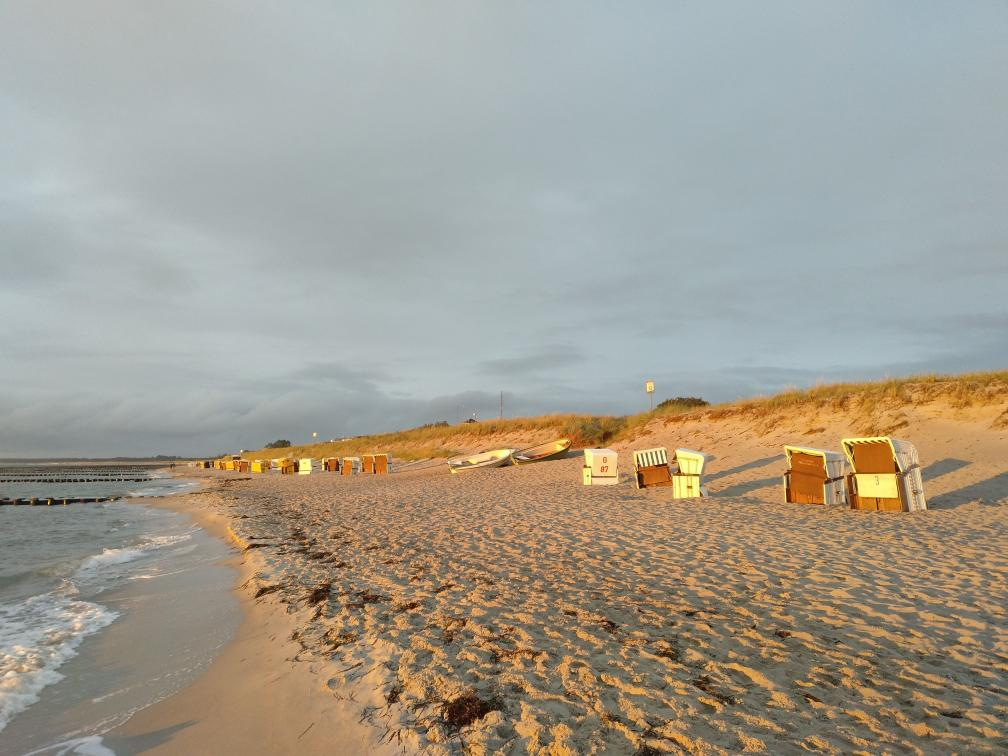
#> input picture Homework2/data/sea.jpg, 1008 x 756 px
$ jupyter execute Homework.ipynb
#> lines starting #> are read from the running program, lines starting #| are printed output that depends on the picture
# Prac 02
For this homework you will have to complete and implement the colour balancing for:
* Gray world algorithm
* Scale-by-max algorithm

You are free to use your own images. Experiment with more images and think about the effect each of the algorithms has on the resulting (balanced) image.

### Colour Balancing
In this notebook we will show different type of colour balancing making use of von Kries' hypothesis.

[cell 1]
import cv2
import numpy as np
from matplotlib import pyplot as plt
plt.rcParams['figure.figsize'] = [15, 5]

[cell 2]
img = cv2.imread('../data/sea.jpg')
#> img is the input picture: shape (756, 1008, 3); mean B, G, R 144.1, 156.8, 162.3
img = cv2.cvtColor(img, cv2.COLOR_BGR2RGB)
plt.imshow(img)

### White patch
In white patch algorithm we choose a group of pixels we know they should be white. We then scale the resulting image colour channels by this white patch.

[cell 3]
# Define white patch and the coefficients
row, col = 485, 864
white = img[row, col, :]
#> white = [252, 242, 127]
coeffs = 255.0/white
#> coeffs = [1.01, 1.05, 2.01]

# Apply white balancing and generate balanced image
balanced = np.zeros_like(img, dtype=np.float32)
for channel in range(3):
    balanced[..., channel] = img[..., channel] * coeffs[channel]
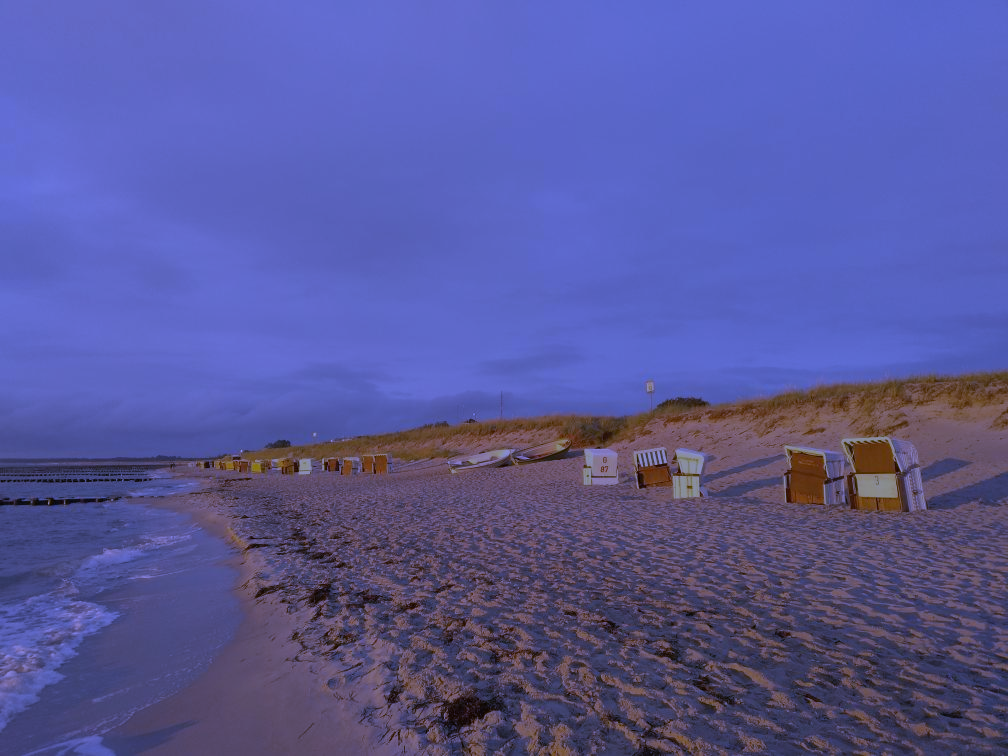
#> balanced: shape (756, 1008, 3) float32; mean R, G, B 164.2, 165.2, 289.2; drawn with min black and max white

# White patching does not guarantee that the dynamic range is preserved, images must be clipped.
balanced = balanced/255
balanced[balanced > 1] = 1
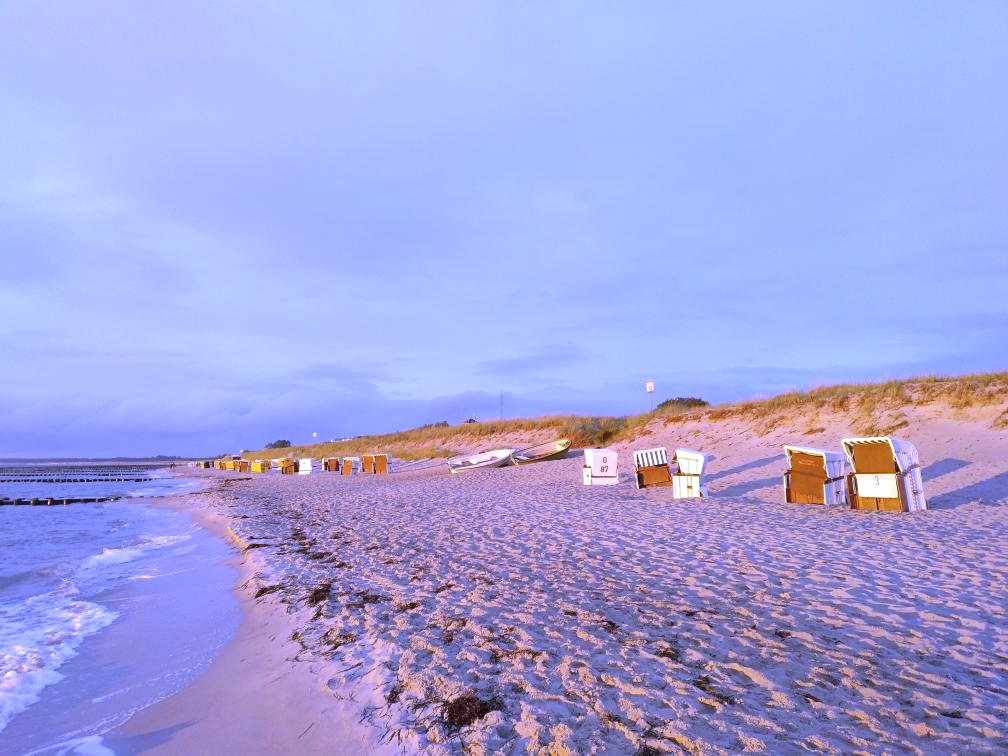
#> balanced: shape (756, 1008, 3) float32; mean R, G, B 0.644, 0.648, 0.879

plt.subplot(121), plt.imshow(img)
plt.subplot(122), plt.imshow(balanced)
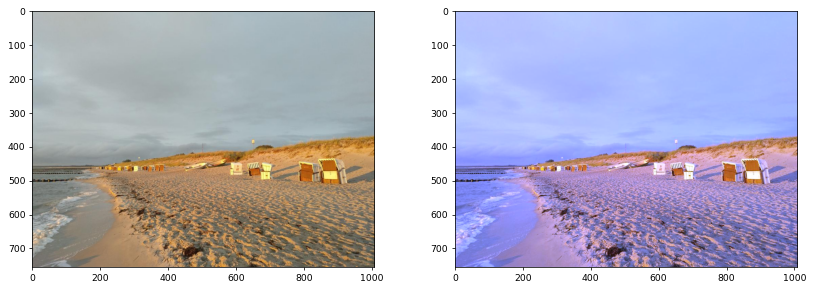
#> figure drawn by matplotlib, 2 panels

### Gray world
This algorithm assumes that a scene, on average, is gray.

[cell 4]
# Load your image
img = cv2.imread('../data/town.jpg')
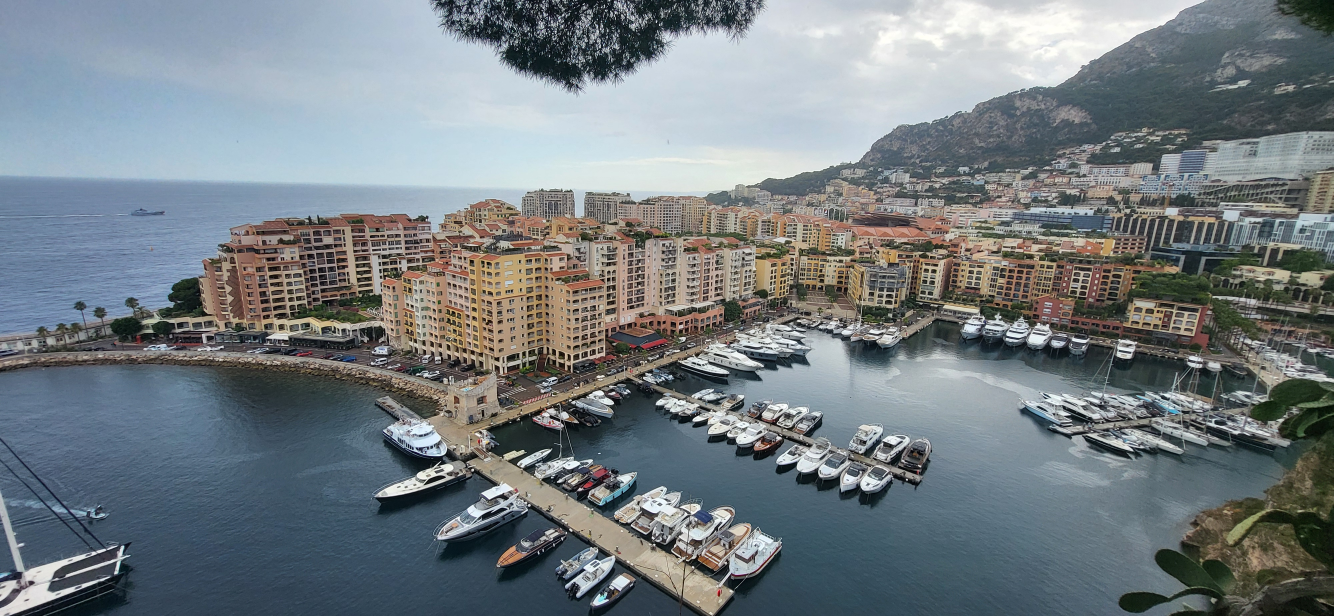
#> input picture Homework2/data/town.jpg, 4000 x 1848 px (shown at 1/3 size)
#> img is the input picture: shape (1848, 4000, 3); mean B, G, R 129.8, 125.2, 117
img = cv2.cvtColor(img, cv2.COLOR_BGR2RGB)

# Compute the mean values for all three colour channels (red, green, blue)
mean_r = np.mean(img[:, :, 0])
#> mean_r = 117
mean_g = np.mean(img[:, :, 1])
#> mean_g = 125.2
mean_b = np.mean(img[:, :, 2])
#> mean_b = 129.8

# Compute the coefficients kr, kg, kb
# Note: there are 3 coefficients to compute but we only have 2 equations.
# Therefore, you have to make an assumption, fix the value of one of the
# coefficients and compute the remining two
# Hint: You can fix the coefficient of the brightest colour channel to 1.
kr = mean_g / mean_r
#> kr = 1.07
kg = 1
kb = mean_g / mean_b
#> kb = 0.965

# Apply color balancing and generate the balanced image
balanced = np.clip(img * [kb, kg, kr], 0, 255).astype(np.uint8)
#> balanced: shape (1848, 4000, 3)

# Show the original and the balanced image side by side
plt.subplot(121), plt.imshow(img)
plt.subplot(122), plt.imshow(balanced)

# Show the original and the balanced image side by side
plt.subplot(121), plt.imshow(img)
plt.subplot(122), plt.imshow(balanced)

### Scale-by-max
This is a straightforward algorithm that scales each colour channel by its maximum value. Note that it is sensitive to noise and saturations.

[cell 5]
# Load your image
img = cv2.imread('../data/town.jpg')
img = cv2.cvtColor(img, cv2.COLOR_BGR2RGB)

# Compute the maximum values for all three colour channels (red, green, blue)
max_r = img[..., 2].max()
#> max_r = 255
max_g = img[..., 1].max()
#> max_g = 255
max_b = img[..., 0].max()
#> max_b = 255

# Apply scale-by-max balancing and generate the balanced image
balanced = np.clip(img * [255.0/max_r, 255.0/max_g, 255.0/max_b], 0, 255).astype(np.uint8)

plt.subplot(121), plt.imshow(img)
plt.subplot(122), plt.imshow(balanced)
